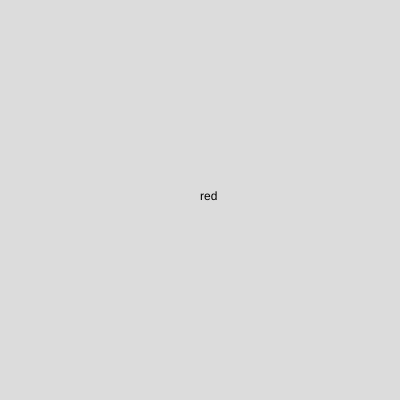
Frame 1 (no input)
Frame 60 (no input): identical to frame 1, image omitted
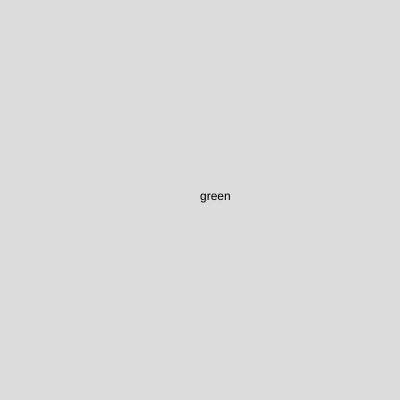
Frame 120 (the mouse pressed at the canvas centre since frame 60)

The p5.js sketch that drew these frames (run headless with seeded random() and noise() and a simulated clock; from frame 60 on, the mouse is pressed at the canvas centre):

// p5.js sketch
// ── sketch.js
// https://editor.p5js.org/jht9629-nyu/sketches/aRKh1WyNF
// Wk05 array colors
let colors = [];
let i = 0;
function setup() {
  createCanvas(400, 400);
  colors.push('red');
  colors.push('green');
  colors.push('gold');
}
function draw() {
  background(220);
  if (colors.length > 0) {
    text(colors[i], width /2, height / 2 );
  }
}
function mousePressed() {
  console.log('i', i);
  if (i < colors.length-1) {
    i++;
  }
  else {
    i = 0;
  }
  console.log('i', i);
}
